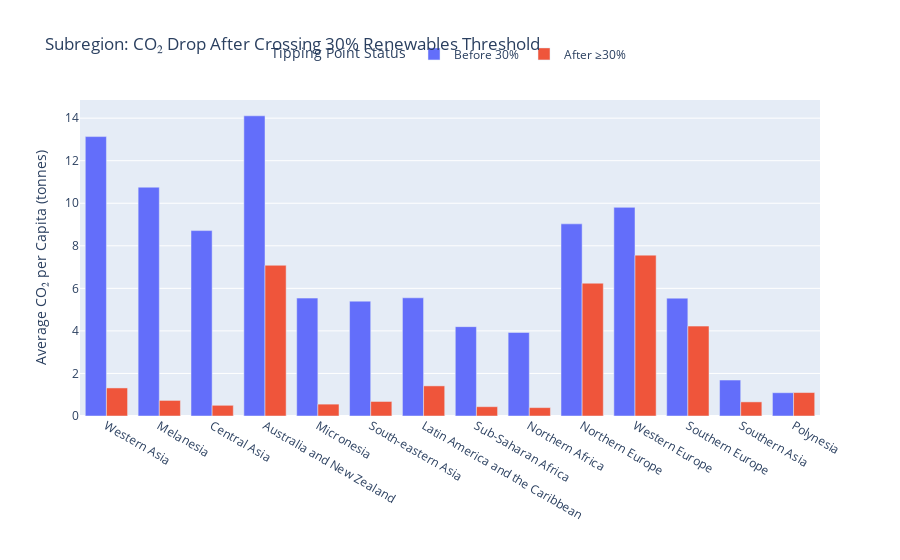

The cell this chart's notebook holds for it:
### Code cell
# Visualising CO₂ Change by Subregion

import pandas as pd
import plotly.express as px

# Load data
df = pd.read_csv("../data/cleaned/enhanced_energy_features_final.csv")
df['year'] = df['year'].astype(int)
df['above_30_pct'] = df['renewables_share_pct'] >= 30

# Step 1: Group by subregion and tipping point status
df_avg_subregion = (
    df.dropna(subset=['co2_per_capita_t', 'renewables_share_pct', 'subregion'])
      .groupby(['subregion', 'above_30_pct'], observed=True)['co2_per_capita_t']
      .mean()
      .reset_index()
)

# Step 2: Pivot and calculate change
df_wide_sub = df_avg_subregion.pivot(index='subregion', columns='above_30_pct', values='co2_per_capita_t').reset_index()
df_wide_sub.columns = ['subregion', 'co2_before_30', 'co2_after_30']
df_wide_sub = df_wide_sub.dropna()
df_wide_sub['co2_change'] = df_wide_sub['co2_after_30'] - df_wide_sub['co2_before_30']

# Sort before melting
df_wide_sub_sorted = df_wide_sub.sort_values(by='co2_change')

# Step 3: Melt for grouped bar chart
df_melted_sub = pd.melt(
    df_wide_sub_sorted,
    id_vars='subregion',
    value_vars=['co2_before_30', 'co2_after_30'],
    var_name='Threshold',
    value_name='Avg CO₂ per Capita'
)
df_melted_sub['Threshold'] = df_melted_sub['Threshold'].map({
    'co2_before_30': 'Before 30%',
    'co2_after_30': 'After ≥30%'
})

# Step 4: Plot
fig = px.bar(
    df_melted_sub,
    x='subregion',
    y='Avg CO₂ per Capita',
    color='Threshold',
    barmode='group',
    title='Subregion: CO₂ Drop After Crossing 30% Renewables Threshold',
    labels={'subregion': 'Subregion'},
    category_orders={'Threshold': ['Before 30%', 'After ≥30%']}
)

fig.update_layout(
    xaxis_tickangle=30,
    legend_title_text='Tipping Point Status',
    yaxis_title='Average CO₂ per Capita (tonnes)',
    xaxis_title='',
    legend=dict(
        orientation='h',
        y=1.1,
        x=0.5,
        xanchor='center',
        yanchor='bottom'
    )
)

fig.show()

### Figure 1 — Plotly figure (JSON) as saved in the notebook; plotly's stock layout.template omitted (floating-point values rounded to 4 significant figures)
{"data": [{"alignmentgroup": "True", "hovertemplate": "Threshold=Before 30%<br>Subregion=%{x}<br>Avg CO₂ per Capita=%{y}<extra></extra>", "legendgroup": "Before 30%", "marker": {"color": "#636efa", "pattern": {"shape": ""}}, "name": "Before 30%", "offsetgroup": "Before 30%", "orientation": "v", "showlegend": true, "textposition": "auto", "type": "bar", "x": ["Western Asia", "Melanesia", "Central Asia", "Australia and New Zealand", "Micronesia", "South-eastern Asia", "Latin America and the Caribbean", "Sub-Saharan Africa", "Northern Africa", "Northern Europe", "Western Europe", "Southern Europe", "Southern Asia", "Polynesia"], "xaxis": "x", "y": [13.13, 10.75, 8.715, 14.11, 5.542, 5.398, 5.556, 4.199, 3.926, 9.032, 9.807, 5.54, 1.691, 1.095], "yaxis": "y"}, {"alignmentgroup": "True", "hovertemplate": "Threshold=After ≥30%<br>Subregion=%{x}<br>Avg CO₂ per Capita=%{y}<extra></extra>", "legendgroup": "After ≥30%", "marker": {"color": "#EF553B", "pattern": {"shape": ""}}, "name": "After ≥30%", "offsetgroup": "After ≥30%", "orientation": "v", "showlegend": true, "textposition": "auto", "type": "bar", "x": ["Western Asia", "Melanesia", "Central Asia", "Australia and New Zealand", "Micronesia", "South-eastern Asia", "Latin America and the Caribbean", "Sub-Saharan Africa", "Northern Africa", "Northern Europe", "Western Europe", "Southern Europe", "Southern Asia", "Polynesia"], "xaxis": "x", "y": [1.319, 0.732, 0.5028, 7.085, 0.5578, 0.6828, 1.415, 0.437, 0.3945, 6.243, 7.562, 4.225, 0.6635, 1.102], "yaxis": "y"}], "layout": {"barmode": "group", "legend": {"orientation": "h", "title": {"text": "Tipping Point Status"}, "tracegroupgap": 0, "x": 0.5, "xanchor": "center", "y": 1.1, "yanchor": "bottom"}, "title": {"text": "Subregion: CO₂ Drop After Crossing 30% Renewables Threshold"}, "xaxis": {"anchor": "y", "domain": [0, 1], "tickangle": 30, "title": {"text": ""}}, "yaxis": {"anchor": "x", "domain": [0, 1], "title": {"text": "Average CO₂ per Capita (tonnes)"}}}}
